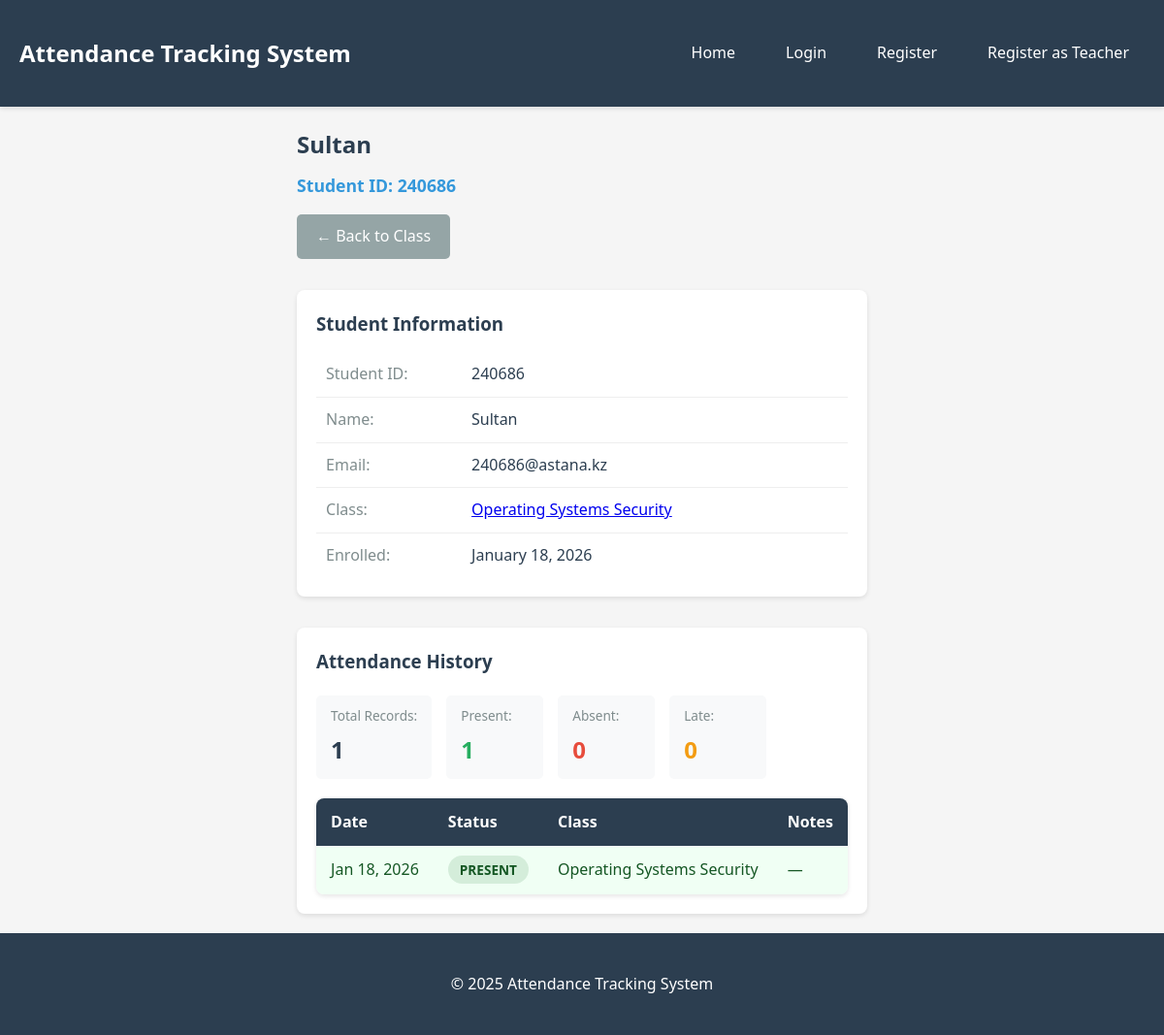
Page /student/4/ on the earlier database version.
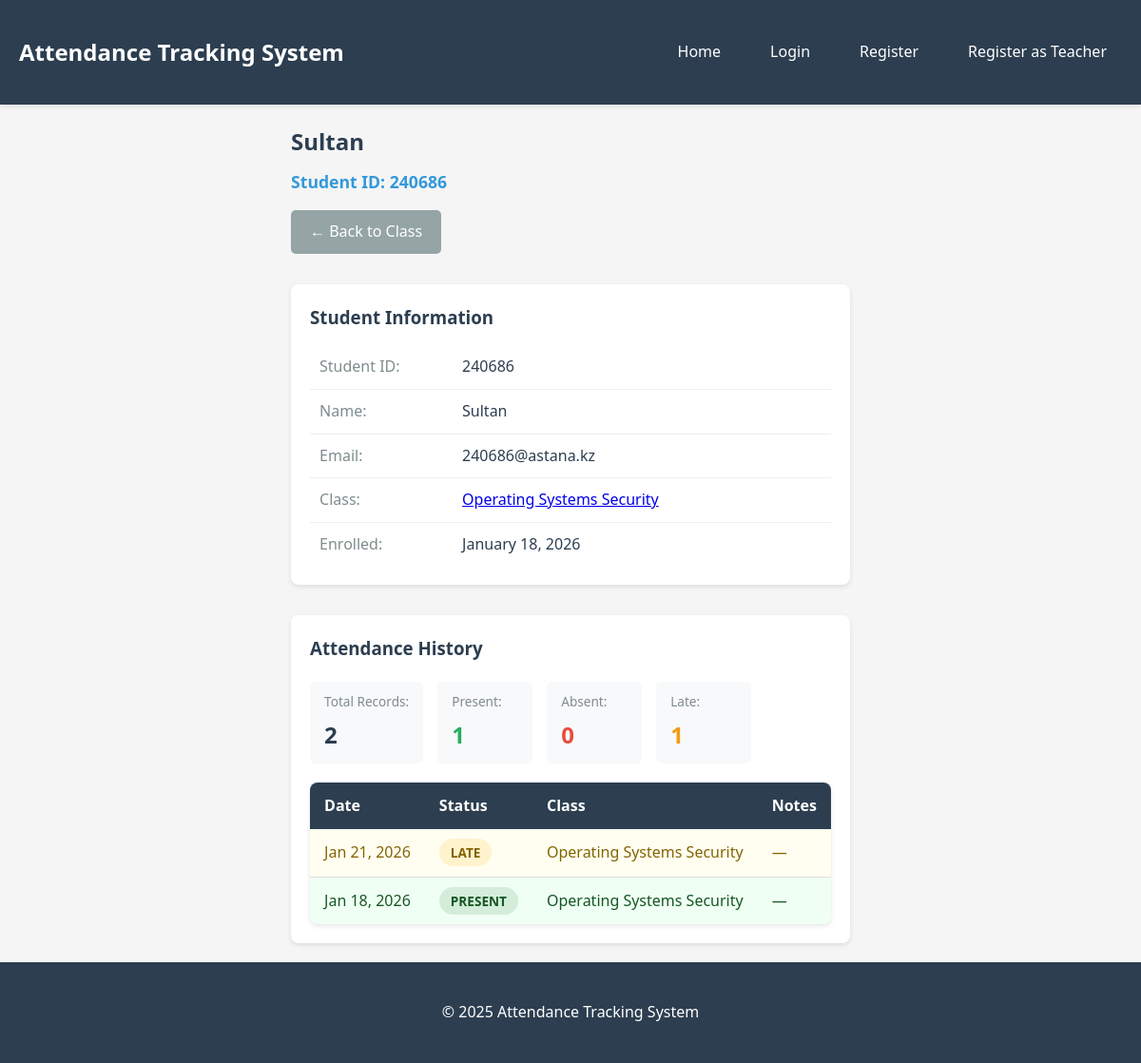
Same page on the later database version.
### attendance/models.py (models this page shows, shortened)
class Attendance(models.Model):
    STATUS_CHOICES = [
        ('present', 'Present'),
        ('absent', 'Absent'),
        ('late', 'Late'),
    ]
    student = models.ForeignKey(Student, on_delete=models.CASCADE, related_name='attendances')
    class_enrolled = models.ForeignKey(Class, on_delete=models.CASCADE, related_name='attendances')
    date = models.DateField(default=timezone.now)
    status = models.CharField(max_length=10, choices=STATUS_CHOICES, default='absent')
    notes = models.TextField(blank=True)
    marked_at = models.DateTimeField(auto_now_add=True)
    class Meta:
        ordering = ['-date', 'student']
        unique_together = ['student', 'date']

class Class(models.Model):
    name = models.CharField(max_length=100)
    code = models.CharField(max_length=20, unique=True)
    description = models.TextField(blank=True)
    created_at = models.DateTimeField(auto_now_add=True)
    class Meta:
        verbose_name_plural = "Classes"
        ordering = ['name']

### attendance/views.py (the view)
# urls.py: path('student/<int:student_id>/', views.student_detail, name='student_detail'),
def student_detail(request, student_id):
    student = get_object_or_404(Student, id=student_id)
    attendances = Attendance.objects.filter(student=student).select_related('class_enrolled').order_by('-date')
    present_count = attendances.filter(status='present').count()
    absent_count = attendances.filter(status='absent').count()
    late_count = attendances.filter(status='late').count()
    return render(request, 'attendance/student_detail.html', {
        'student': student,
        'attendances': attendances,
        'present_count': present_count,
        'absent_count': absent_count,
        'late_count': late_count,
    })

### templates/attendance/student_detail.html (shortened to what this page needs)
{% extends 'base.html' %}
{% block content %}
<div class="page-header">
    <h2>{{ student.name }}</h2>
    <p class="student-id">Student ID: {{ student.student_id }}</p>
    <div class="header-actions">
        <a href="{% url 'class_students' student.class_enrolled.id %}" class="btn btn-secondary">← Back to Class</a>
    </div>
</div>
<div class="student-info">
    <div class="info-card">
        <h3>Student Information</h3>
        <table class="info-table">
            <tr>
                <th>Student ID:</th>
                <td>{{ student.student_id }}</td>
            </tr>
            <tr>
                <th>Name:</th>
                <td>{{ student.name }}</td>
            </tr>
            <tr>
                <th>Email:</th>
                <td>{{ student.email|default:"—" }}</td>
            </tr>
            <tr>
                <th>Class:</th>
                <td><a href="{% url 'class_students' student.class_enrolled.id %}">{{ student.class_enrolled.name }}</a></td>
            </tr>
            <tr>
                <th>Enrolled:</th>
                <td>{{ student.created_at|date:"F d, Y" }}</td>
            </tr>
        </table>
    </div>
</div>
<div class="attendance-history">
    <h3>Attendance History</h3>
    {% if attendances %}
        <div class="stats-summary">
            <div class="stat-mini">
                <span class="stat-label">Total Records:</span>
                <span class="stat-value">{{ attendances.count }}</span>
            </div>
            <div class="stat-mini stat-present">
                <span class="stat-label">Present:</span>
                <span class="stat-value">{{ present_count }}</span>
            </div>
            <div class="stat-mini stat-absent">
                <span class="stat-label">Absent:</span>
                <span class="stat-value">{{ absent_count }}</span>
            </div>
            <div class="stat-mini stat-late">
                <span class="stat-label">Late:</span>
                <span class="stat-value">{{ late_count }}</span>
            </div>
        </div>
        <table class="data-table">
            <thead>
                <tr>
                    <th>Date</th>
                    <th>Status</th>
                    <th>Class</th>
                    <th>Notes</th>
                </tr>
            </thead>
            <tbody>
                {% for attendance in attendances %}
                    <tr class="status-{{ attendance.status }}">
                        <td>{{ attendance.date|date:"M d, Y" }}</td>
                        <td>
                            <span class="status-badge status-{{ attendance.status }}">
                                {{ attendance.get_status_display }}
                            </span>
                        </td>
                        <td>{{ attendance.class_enrolled.name }}</td>
                        <td>{{ attendance.notes|default:"—" }}</td>
                    </tr>
                {% endfor %}
            </tbody>
        </table>
    {% else %}
        <div class="empty-state">
            <p>No attendance records found for this student.</p>
        </div>
    {% endif %}
</div>
{% endblock %}

Differences in the rows shown:
added Attendance: date "Jan 21, 2026", status "LATE", class_enrolled.name "Operating Systems Security", notes "—"
Other differences:
{{ attendances.count }}: "1" → "2"
{{ late_count }}: "0" → "1"
